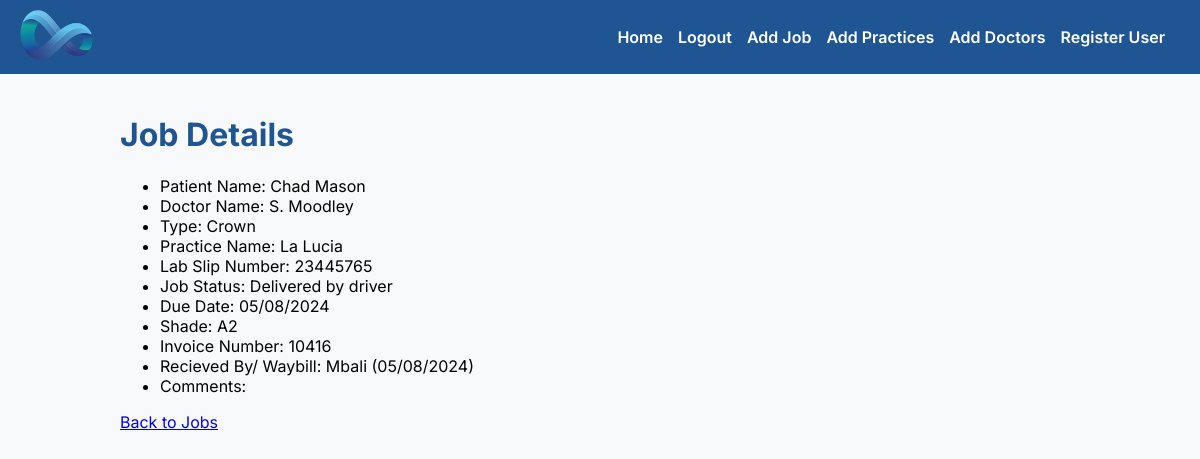
Screenshot of /job/1 (signed in) with the database file from the repository.
### app/models.py (models this page shows, shortened)
class Job(db.Model):
    id = db.Column(db.Integer, primary_key=True)
    job_type = db.Column(db.String(64))
    practice_name = db.Column(db.String(64))
    doctor_name = db.Column(db.String(64))
    patient_name = db.Column(db.String(64))
    lab_slip_number = db.Column(db.String(64))
    job_status = db.Column(db.String(64))
    due_date = db.Column(db.Date)
    shade = db.Column(db.String(64))
    invoice_number = db.Column(db.String(64))
    delivery_info = db.Column(db.String(64))
    comments = db.Column(db.Text)
    created_date = db.Column(db.DateTime, default=datetime.utcnow)
    updated_date = db.Column(db.DateTime, default=datetime.utcnow, onupdate=datetime.utcnow)

### app/routes.py (the view)
@app.route('/job/<int:id>')
@login_required
def job(id):
    job = Job.query.get_or_404(id)
    return render_template('job.html', title='Job Details', job=job)

### app/models.py (called while the page is built)
@login.user_loader
def load_user(id):
    return User.query.get(int(id))

### app/templates/job.html
{% extends "base.html" %}
{% block content %}
  <h1>Job Details</h1>
  <ul>
    <li>Patient Name: {{ job.patient_name }}</li>
    <li>Doctor Name: {{ job.doctor_name }}</li>
    <li>Type: {{ job.job_type }}</li>
    <li>Practice Name: {{ job.practice_name }}</li>
    <li>Lab Slip Number: {{ job.lab_slip_number }}</li>
    <li>Job Status: {{ job.job_status }}</li>
    <li>Due Date: {{ job.due_date.strftime('%d/%m/%Y') }}</li>
    <li>Shade: {{ job.shade }}</li>
    <li>Invoice Number: {{ job.invoice_number }}</li>
    <li>Recieved By/ Waybill: {{ job.delivery_info }}</li>
    <li>Comments: {{ job.comments }}</li>
  </ul>
  <a href="{{ url_for('index') }}">Back to Jobs</a>
{% endblock %}

### app/static/style.css (style rules this page uses)
body { font-family: 'Inter', Arial, sans-serif; margin: 0; padding: 0; background-color: #f8f9fa; }
h1 { color: #1f5593; font-weight: 700; }

### rows the page displays
Job: patient_name "Chad Mason", doctor_name "S. Moodley", job_type "Crown", practice_name "La Lucia", lab_slip_number "23445765", job_status "Delivered by driver", due_date "05/08/2024", shade "A2", invoice_number "10416", delivery_info "Mbali (05/08/2024)"
